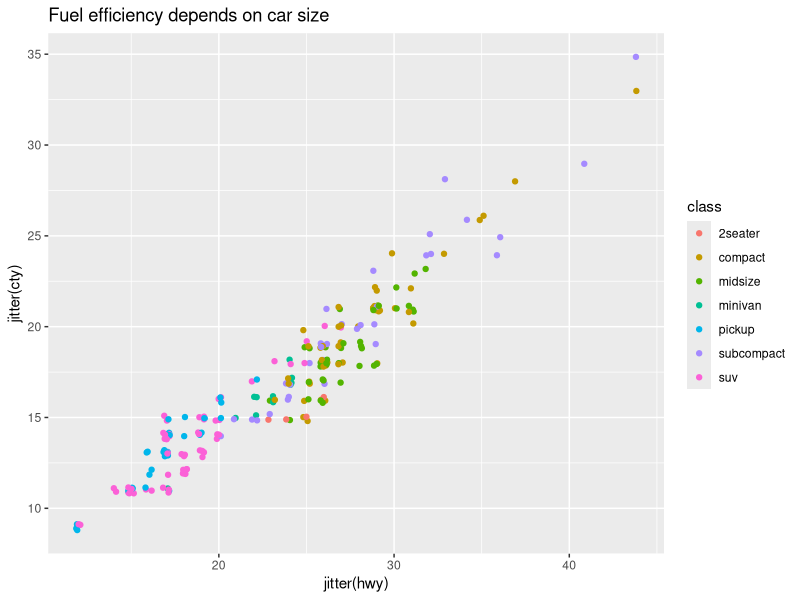

Recreate this plot in R.
library(ggplot2)
data(mpg,package="ggplot2")
ggplot()+
  geom_point(aes(
    jitter(hwy), jitter(cty), colour=class),
    data=mpg)+
  ggtitle("Fuel efficiency depends on car size")
